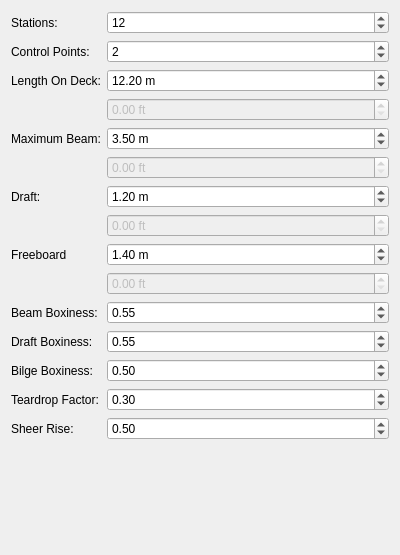
<?xml version="1.0" encoding="UTF-8"?>
<ui version="4.0">
 <class>Form</class>
 <widget class="QWidget" name="Form">
  <property name="geometry">
   <rect>
    <x>0</x>
    <y>0</y>
    <width>400</width>
    <height>555</height>
   </rect>
  </property>
  <property name="windowTitle">
   <string>Form</string>
  </property>
  <layout class="QFormLayout" name="formLayout">
   <item row="5" column="0">
    <widget class="QLabel" name="label">
     <property name="text">
      <string>Length On Deck:</string>
     </property>
    </widget>
   </item>
   <item row="5" column="1">
    <widget class="QDoubleSpinBox" name="length">
     <property name="suffix">
      <string> m</string>
     </property>
     <property name="singleStep">
      <double>0.100000000000000</double>
     </property>
     <property name="value">
      <double>12.199999999999999</double>
     </property>
    </widget>
   </item>
   <item row="6" column="0">
    <widget class="QLabel" name="label_2">
     <property name="text">
      <string/>
     </property>
    </widget>
   </item>
   <item row="7" column="0">
    <widget class="QLabel" name="label_3">
     <property name="text">
      <string>Maximum Beam:</string>
     </property>
    </widget>
   </item>
   <item row="9" column="0">
    <widget class="QLabel" name="label_4">
     <property name="text">
      <string>Draft:</string>
     </property>
    </widget>
   </item>
   <item row="8" column="0">
    <widget class="QLabel" name="label_5">
     <property name="text">
      <string/>
     </property>
    </widget>
   </item>
   <item row="8" column="1">
    <widget class="QDoubleSpinBox" name="beam_ft">
     <property name="enabled">
      <bool>false</bool>
     </property>
     <property name="suffix">
      <string> ft</string>
     </property>
    </widget>
   </item>
   <item row="6" column="1">
    <widget class="QDoubleSpinBox" name="length_ft">
     <property name="enabled">
      <bool>false</bool>
     </property>
     <property name="suffix">
      <string> ft</string>
     </property>
    </widget>
   </item>
   <item row="7" column="1">
    <widget class="QDoubleSpinBox" name="beam">
     <property name="prefix">
      <string/>
     </property>
     <property name="suffix">
      <string> m</string>
     </property>
     <property name="singleStep">
      <double>0.100000000000000</double>
     </property>
     <property name="value">
      <double>3.500000000000000</double>
     </property>
    </widget>
   </item>
   <item row="9" column="1">
    <widget class="QDoubleSpinBox" name="draft">
     <property name="suffix">
      <string> m</string>
     </property>
     <property name="singleStep">
      <double>0.100000000000000</double>
     </property>
     <property name="value">
      <double>1.200000000000000</double>
     </property>
    </widget>
   </item>
   <item row="10" column="1">
    <widget class="QDoubleSpinBox" name="draft_ft">
     <property name="enabled">
      <bool>false</bool>
     </property>
     <property name="suffix">
      <string> ft</string>
     </property>
    </widget>
   </item>
   <item row="11" column="1">
    <widget class="QDoubleSpinBox" name="freeboard">
     <property name="suffix">
      <string> m</string>
     </property>
     <property name="singleStep">
      <double>0.100000000000000</double>
     </property>
     <property name="value">
      <double>1.400000000000000</double>
     </property>
    </widget>
   </item>
   <item row="11" column="0">
    <widget class="QLabel" name="label_6">
     <property name="text">
      <string>Freeboard</string>
     </property>
    </widget>
   </item>
   <item row="12" column="1">
    <widget class="QDoubleSpinBox" name="freeboard_ft">
     <property name="enabled">
      <bool>false</bool>
     </property>
     <property name="suffix">
      <string> ft</string>
     </property>
    </widget>
   </item>
   <item row="13" column="1">
    <widget class="QDoubleSpinBox" name="h_box">
     <property name="maximum">
      <double>3.000000000000000</double>
     </property>
     <property name="singleStep">
      <double>0.050000000000000</double>
     </property>
     <property name="value">
      <double>0.550000000000000</double>
     </property>
    </widget>
   </item>
   <item row="13" column="0">
    <widget class="QLabel" name="label_7">
     <property name="text">
      <string>Beam Boxiness:</string>
     </property>
    </widget>
   </item>
   <item row="16" column="0">
    <widget class="QLabel" name="label_8">
     <property name="text">
      <string>Teardrop Factor:</string>
     </property>
    </widget>
   </item>
   <item row="16" column="1">
    <widget class="QDoubleSpinBox" name="teardrop">
     <property name="maximum">
      <double>2.000000000000000</double>
     </property>
     <property name="singleStep">
      <double>0.050000000000000</double>
     </property>
     <property name="value">
      <double>0.300000000000000</double>
     </property>
    </widget>
   </item>
   <item row="14" column="0">
    <widget class="QLabel" name="label_9">
     <property name="text">
      <string>Draft Boxiness:</string>
     </property>
    </widget>
   </item>
   <item row="0" column="1">
    <widget class="QSpinBox" name="stations">
     <property name="value">
      <number>12</number>
     </property>
    </widget>
   </item>
   <item row="0" column="0">
    <widget class="QLabel" name="label_10">
     <property name="text">
      <string>Stations:</string>
     </property>
    </widget>
   </item>
   <item row="1" column="0">
    <widget class="QLabel" name="label_11">
     <property name="text">
      <string>Control Points:</string>
     </property>
    </widget>
   </item>
   <item row="1" column="1">
    <widget class="QSpinBox" name="control_points">
     <property name="minimum">
      <number>1</number>
     </property>
     <property name="value">
      <number>2</number>
     </property>
    </widget>
   </item>
   <item row="15" column="0">
    <widget class="QLabel" name="label_12">
     <property name="text">
      <string>Bilge Boxiness: </string>
     </property>
    </widget>
   </item>
   <item row="14" column="1">
    <widget class="QDoubleSpinBox" name="v_box">
     <property name="maximum">
      <double>3.000000000000000</double>
     </property>
     <property name="singleStep">
      <double>0.050000000000000</double>
     </property>
     <property name="value">
      <double>0.550000000000000</double>
     </property>
    </widget>
   </item>
   <item row="15" column="1">
    <widget class="QDoubleSpinBox" name="l_box">
     <property name="maximum">
      <double>3.000000000000000</double>
     </property>
     <property name="singleStep">
      <double>0.050000000000000</double>
     </property>
     <property name="value">
      <double>0.500000000000000</double>
     </property>
    </widget>
   </item>
   <item row="17" column="0">
    <widget class="QLabel" name="label_13">
     <property name="text">
      <string>Sheer Rise:</string>
     </property>
    </widget>
   </item>
   <item row="17" column="1">
    <widget class="QDoubleSpinBox" name="sheer_rise">
     <property name="singleStep">
      <double>0.050000000000000</double>
     </property>
     <property name="value">
      <double>0.500000000000000</double>
     </property>
    </widget>
   </item>
  </layout>
 </widget>
 <resources/>
 <connections/>
</ui>
